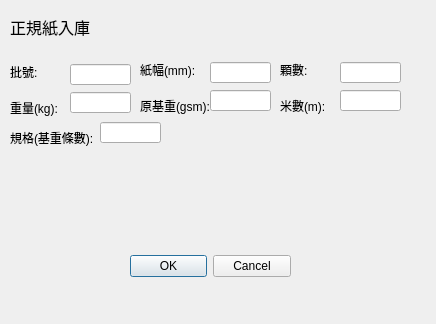
<?xml version="1.0" encoding="UTF-8"?>
<ui version="4.0">
 <class>PaperInputDialog</class>
 <widget class="QDialog" name="PaperInputDialog">
  <property name="geometry">
   <rect>
    <x>0</x>
    <y>0</y>
    <width>436</width>
    <height>324</height>
   </rect>
  </property>
  <property name="sizePolicy">
   <sizepolicy hsizetype="Fixed" vsizetype="Fixed">
    <horstretch>0</horstretch>
    <verstretch>0</verstretch>
   </sizepolicy>
  </property>
  <property name="maximumSize">
   <size>
    <width>436</width>
    <height>324</height>
   </size>
  </property>
  <property name="windowTitle">
   <string>正規紙入庫</string>
  </property>
  <widget class="QDialogButtonBox" name="paperInputButtonBox">
   <property name="geometry">
    <rect>
     <x>130</x>
     <y>250</y>
     <width>161</width>
     <height>32</height>
    </rect>
   </property>
   <property name="orientation">
    <enum>Qt::Horizontal</enum>
   </property>
   <property name="standardButtons">
    <set>QDialogButtonBox::Cancel|QDialogButtonBox::Ok</set>
   </property>
  </widget>
  <widget class="QLabel" name="paperLength">
   <property name="geometry">
    <rect>
     <x>280</x>
     <y>90</y>
     <width>51</width>
     <height>31</height>
    </rect>
   </property>
   <property name="text">
    <string>米數(m):</string>
   </property>
  </widget>
  <widget class="QLabel" name="groupNumber">
   <property name="geometry">
    <rect>
     <x>10</x>
     <y>52</y>
     <width>31</width>
     <height>41</height>
    </rect>
   </property>
   <property name="text">
    <string>&lt;html&gt;&lt;head/&gt;&lt;body&gt;&lt;p&gt;批號:&lt;/p&gt;&lt;/body&gt;&lt;/html&gt;</string>
   </property>
   <property name="alignment">
    <set>Qt::AlignLeading|Qt::AlignLeft|Qt::AlignVCenter</set>
   </property>
  </widget>
  <widget class="QLineEdit" name="paperWeightEdit">
   <property name="geometry">
    <rect>
     <x>70</x>
     <y>92</y>
     <width>61</width>
     <height>21</height>
    </rect>
   </property>
   <property name="sizePolicy">
    <sizepolicy hsizetype="Fixed" vsizetype="Fixed">
     <horstretch>0</horstretch>
     <verstretch>0</verstretch>
    </sizepolicy>
   </property>
   <property name="minimumSize">
    <size>
     <width>0</width>
     <height>0</height>
    </size>
   </property>
   <property name="maximumSize">
    <size>
     <width>110</width>
     <height>16777215</height>
    </size>
   </property>
   <property name="focusPolicy">
    <enum>Qt::ClickFocus</enum>
   </property>
   <property name="inputMask">
    <string/>
   </property>
   <property name="text">
    <string/>
   </property>
   <property name="maxLength">
    <number>32767</number>
   </property>
   <property name="cursorPosition">
    <number>0</number>
   </property>
   <property name="dragEnabled">
    <bool>false</bool>
   </property>
   <property name="cursorMoveStyle">
    <enum>Qt::LogicalMoveStyle</enum>
   </property>
   <property name="clearButtonEnabled" stdset="0">
    <bool>false</bool>
   </property>
  </widget>
  <widget class="QLabel" name="paperWeighPerUnit">
   <property name="geometry">
    <rect>
     <x>140</x>
     <y>90</y>
     <width>71</width>
     <height>31</height>
    </rect>
   </property>
   <property name="text">
    <string>原基重(gsm):</string>
   </property>
  </widget>
  <widget class="QLabel" name="paperRollNumber">
   <property name="geometry">
    <rect>
     <x>280</x>
     <y>50</y>
     <width>31</width>
     <height>41</height>
    </rect>
   </property>
   <property name="text">
    <string>&lt;html&gt;&lt;head/&gt;&lt;body&gt;&lt;p&gt;顆數:&lt;/p&gt;&lt;/body&gt;&lt;/html&gt;</string>
   </property>
   <property name="alignment">
    <set>Qt::AlignLeading|Qt::AlignLeft|Qt::AlignVCenter</set>
   </property>
  </widget>
  <widget class="QLineEdit" name="paperLengthEdit">
   <property name="geometry">
    <rect>
     <x>340</x>
     <y>90</y>
     <width>61</width>
     <height>21</height>
    </rect>
   </property>
   <property name="sizePolicy">
    <sizepolicy hsizetype="Fixed" vsizetype="Fixed">
     <horstretch>0</horstretch>
     <verstretch>0</verstretch>
    </sizepolicy>
   </property>
   <property name="minimumSize">
    <size>
     <width>0</width>
     <height>0</height>
    </size>
   </property>
   <property name="maximumSize">
    <size>
     <width>110</width>
     <height>16777215</height>
    </size>
   </property>
   <property name="focusPolicy">
    <enum>Qt::ClickFocus</enum>
   </property>
   <property name="inputMask">
    <string/>
   </property>
   <property name="text">
    <string/>
   </property>
   <property name="maxLength">
    <number>32767</number>
   </property>
   <property name="cursorPosition">
    <number>0</number>
   </property>
   <property name="dragEnabled">
    <bool>false</bool>
   </property>
   <property name="cursorMoveStyle">
    <enum>Qt::LogicalMoveStyle</enum>
   </property>
   <property name="clearButtonEnabled" stdset="0">
    <bool>false</bool>
   </property>
  </widget>
  <widget class="QLineEdit" name="paperSpecEdit">
   <property name="geometry">
    <rect>
     <x>100</x>
     <y>122</y>
     <width>61</width>
     <height>21</height>
    </rect>
   </property>
   <property name="sizePolicy">
    <sizepolicy hsizetype="Fixed" vsizetype="Fixed">
     <horstretch>0</horstretch>
     <verstretch>0</verstretch>
    </sizepolicy>
   </property>
   <property name="minimumSize">
    <size>
     <width>0</width>
     <height>0</height>
    </size>
   </property>
   <property name="maximumSize">
    <size>
     <width>110</width>
     <height>16777215</height>
    </size>
   </property>
   <property name="focusPolicy">
    <enum>Qt::ClickFocus</enum>
   </property>
   <property name="inputMask">
    <string/>
   </property>
   <property name="text">
    <string/>
   </property>
   <property name="maxLength">
    <number>32767</number>
   </property>
   <property name="cursorPosition">
    <number>0</number>
   </property>
   <property name="dragEnabled">
    <bool>false</bool>
   </property>
   <property name="cursorMoveStyle">
    <enum>Qt::LogicalMoveStyle</enum>
   </property>
   <property name="clearButtonEnabled" stdset="0">
    <bool>false</bool>
   </property>
  </widget>
  <widget class="QLabel" name="paperInputTitle">
   <property name="geometry">
    <rect>
     <x>10</x>
     <y>12</y>
     <width>81</width>
     <height>31</height>
    </rect>
   </property>
   <property name="font">
    <font>
     <pointsize>12</pointsize>
    </font>
   </property>
   <property name="text">
    <string>&lt;html&gt;&lt;head/&gt;&lt;body&gt;&lt;p&gt;正規紙入庫&lt;/p&gt;&lt;/body&gt;&lt;/html&gt;</string>
   </property>
   <property name="alignment">
    <set>Qt::AlignLeading|Qt::AlignLeft|Qt::AlignVCenter</set>
   </property>
  </widget>
  <widget class="QLabel" name="paperSpec">
   <property name="geometry">
    <rect>
     <x>10</x>
     <y>122</y>
     <width>91</width>
     <height>31</height>
    </rect>
   </property>
   <property name="text">
    <string>規格(基重條數):</string>
   </property>
  </widget>
  <widget class="QLineEdit" name="paperWeighPerUnitEdit">
   <property name="geometry">
    <rect>
     <x>210</x>
     <y>90</y>
     <width>61</width>
     <height>21</height>
    </rect>
   </property>
   <property name="sizePolicy">
    <sizepolicy hsizetype="Fixed" vsizetype="Fixed">
     <horstretch>0</horstretch>
     <verstretch>0</verstretch>
    </sizepolicy>
   </property>
   <property name="minimumSize">
    <size>
     <width>0</width>
     <height>0</height>
    </size>
   </property>
   <property name="maximumSize">
    <size>
     <width>110</width>
     <height>16777215</height>
    </size>
   </property>
   <property name="focusPolicy">
    <enum>Qt::ClickFocus</enum>
   </property>
   <property name="inputMask">
    <string/>
   </property>
   <property name="text">
    <string/>
   </property>
   <property name="maxLength">
    <number>32767</number>
   </property>
   <property name="cursorPosition">
    <number>0</number>
   </property>
   <property name="dragEnabled">
    <bool>false</bool>
   </property>
   <property name="cursorMoveStyle">
    <enum>Qt::LogicalMoveStyle</enum>
   </property>
   <property name="clearButtonEnabled" stdset="0">
    <bool>false</bool>
   </property>
  </widget>
  <widget class="QLabel" name="paperWeight">
   <property name="geometry">
    <rect>
     <x>10</x>
     <y>92</y>
     <width>51</width>
     <height>31</height>
    </rect>
   </property>
   <property name="text">
    <string>重量(kg):</string>
   </property>
  </widget>
  <widget class="QLineEdit" name="groupNumberEdit">
   <property name="geometry">
    <rect>
     <x>70</x>
     <y>64</y>
     <width>61</width>
     <height>21</height>
    </rect>
   </property>
   <property name="sizePolicy">
    <sizepolicy hsizetype="Fixed" vsizetype="Fixed">
     <horstretch>0</horstretch>
     <verstretch>0</verstretch>
    </sizepolicy>
   </property>
   <property name="minimumSize">
    <size>
     <width>0</width>
     <height>0</height>
    </size>
   </property>
   <property name="maximumSize">
    <size>
     <width>110</width>
     <height>16777215</height>
    </size>
   </property>
   <property name="focusPolicy">
    <enum>Qt::ClickFocus</enum>
   </property>
   <property name="inputMask">
    <string/>
   </property>
   <property name="text">
    <string/>
   </property>
   <property name="maxLength">
    <number>32767</number>
   </property>
   <property name="cursorPosition">
    <number>0</number>
   </property>
   <property name="dragEnabled">
    <bool>false</bool>
   </property>
   <property name="cursorMoveStyle">
    <enum>Qt::LogicalMoveStyle</enum>
   </property>
   <property name="clearButtonEnabled" stdset="0">
    <bool>false</bool>
   </property>
  </widget>
  <widget class="QLineEdit" name="paperWidthEdit">
   <property name="geometry">
    <rect>
     <x>210</x>
     <y>62</y>
     <width>61</width>
     <height>21</height>
    </rect>
   </property>
   <property name="sizePolicy">
    <sizepolicy hsizetype="Fixed" vsizetype="Fixed">
     <horstretch>0</horstretch>
     <verstretch>0</verstretch>
    </sizepolicy>
   </property>
   <property name="minimumSize">
    <size>
     <width>0</width>
     <height>0</height>
    </size>
   </property>
   <property name="maximumSize">
    <size>
     <width>110</width>
     <height>16777215</height>
    </size>
   </property>
   <property name="focusPolicy">
    <enum>Qt::ClickFocus</enum>
   </property>
   <property name="inputMask">
    <string/>
   </property>
   <property name="text">
    <string/>
   </property>
   <property name="maxLength">
    <number>32767</number>
   </property>
   <property name="cursorPosition">
    <number>0</number>
   </property>
   <property name="dragEnabled">
    <bool>false</bool>
   </property>
   <property name="cursorMoveStyle">
    <enum>Qt::LogicalMoveStyle</enum>
   </property>
   <property name="clearButtonEnabled" stdset="0">
    <bool>false</bool>
   </property>
  </widget>
  <widget class="QLineEdit" name="paperRollNumberEdit">
   <property name="geometry">
    <rect>
     <x>340</x>
     <y>62</y>
     <width>61</width>
     <height>21</height>
    </rect>
   </property>
   <property name="sizePolicy">
    <sizepolicy hsizetype="Fixed" vsizetype="Fixed">
     <horstretch>0</horstretch>
     <verstretch>0</verstretch>
    </sizepolicy>
   </property>
   <property name="minimumSize">
    <size>
     <width>0</width>
     <height>0</height>
    </size>
   </property>
   <property name="maximumSize">
    <size>
     <width>110</width>
     <height>16777215</height>
    </size>
   </property>
   <property name="focusPolicy">
    <enum>Qt::ClickFocus</enum>
   </property>
   <property name="inputMask">
    <string/>
   </property>
   <property name="text">
    <string/>
   </property>
   <property name="maxLength">
    <number>32767</number>
   </property>
   <property name="cursorPosition">
    <number>0</number>
   </property>
   <property name="dragEnabled">
    <bool>false</bool>
   </property>
   <property name="cursorMoveStyle">
    <enum>Qt::LogicalMoveStyle</enum>
   </property>
   <property name="clearButtonEnabled" stdset="0">
    <bool>false</bool>
   </property>
  </widget>
  <widget class="QLabel" name="paperWidth">
   <property name="geometry">
    <rect>
     <x>140</x>
     <y>50</y>
     <width>61</width>
     <height>41</height>
    </rect>
   </property>
   <property name="text">
    <string>&lt;html&gt;&lt;head/&gt;&lt;body&gt;&lt;p&gt;紙幅(mm):&lt;/p&gt;&lt;/body&gt;&lt;/html&gt;</string>
   </property>
   <property name="alignment">
    <set>Qt::AlignLeading|Qt::AlignLeft|Qt::AlignVCenter</set>
   </property>
  </widget>
 </widget>
 <resources/>
 <connections>
  <connection>
   <sender>paperInputButtonBox</sender>
   <signal>accepted()</signal>
   <receiver>PaperInputDialog</receiver>
   <slot>accept()</slot>
   <hints>
    <hint type="sourcelabel">
     <x>248</x>
     <y>254</y>
    </hint>
    <hint type="destinationlabel">
     <x>157</x>
     <y>274</y>
    </hint>
   </hints>
  </connection>
  <connection>
   <sender>paperInputButtonBox</sender>
   <signal>rejected()</signal>
   <receiver>PaperInputDialog</receiver>
   <slot>reject()</slot>
   <hints>
    <hint type="sourcelabel">
     <x>316</x>
     <y>260</y>
    </hint>
    <hint type="destinationlabel">
     <x>286</x>
     <y>274</y>
    </hint>
   </hints>
  </connection>
 </connections>
</ui>
